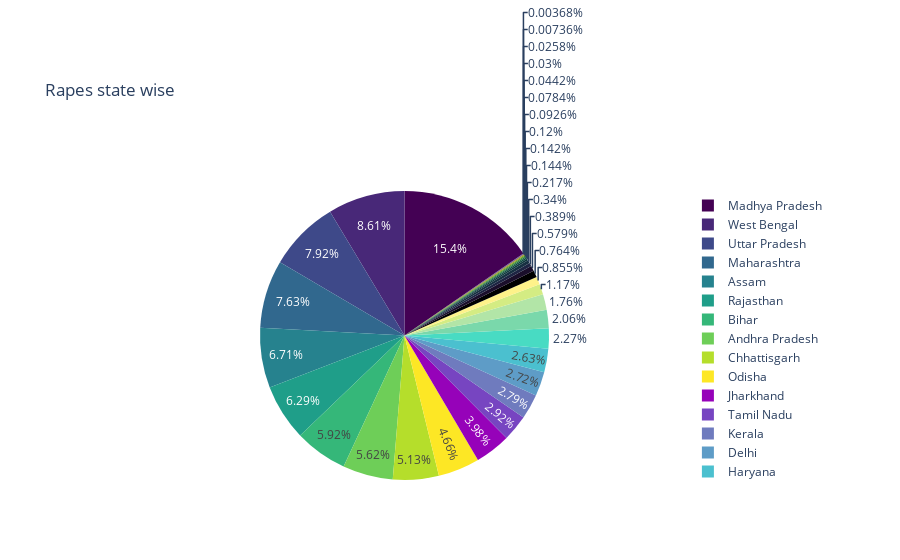

Write notebook code for a chart like this one.
### Markdown cell above
from 2001-2010 Madhya Pradesh has most numbers of Rape Victims

### Code cell
fig = px.pie(c, values = 'Victims_of_Rape_Total',
             names = 'Area_Name',
             title = 'Rapes state wise',
             color_discrete_sequence=px.colors.sequential.Viridis
            )
fig.show()

### Figure 1 — Plotly figure (JSON) as saved in the notebook; plotly's stock layout.template omitted (floating-point values rounded to 4 significant figures)
{"data": [{"domain": {"x": [0, 1], "y": [0, 1]}, "hovertemplate": "Area_Name=%{label}<br>Victims_of_Rape_Total=%{value}<extra></extra>", "labels": ["Andaman & Nicobar Islands", "Andhra Pradesh", "Arunachal Pradesh", "Assam", "Bihar", "Chandigarh", "Chhattisgarh", "Dadra & Nagar Haveli", "Daman & Diu", "Delhi", "Goa", "Gujarat", "Haryana", "Himachal Pradesh", "Jammu & Kashmir", "Jharkhand", "Karnataka", "Kerala", "Lakshadweep", "Madhya Pradesh", "Maharashtra", "Manipur", "Meghalaya", "Mizoram", "Nagaland", "Odisha", "Puducherry", "Punjab", "Rajasthan", "Sikkim", "Tamil Nadu", "Tripura", "Uttar Pradesh", "Uttarakhand", "West Bengal"], "legendgroup": "", "name": "", "showlegend": true, "type": "pie", "values": [168, 21392, 824, 25524, 22526, 456, 19502, 98, 28, 10342, 540, 6678, 10018, 2906, 4456, 15126, 7834, 10616, 14, 58514, 29010, 546, 1478, 1292, 352, 17720, 114, 8614, 23908, 298, 11098, 3252, 30106, 2202, 32756]}], "layout": {"legend": {"tracegroupgap": 0}, "piecolorway": ["#440154", "#482878", "#3e4989", "#31688e", "#26828e", "#1f9e89", "#35b779", "#6ece58", "#b5de2b", "#fde725"], "title": {"text": "Rapes state wise"}}}
